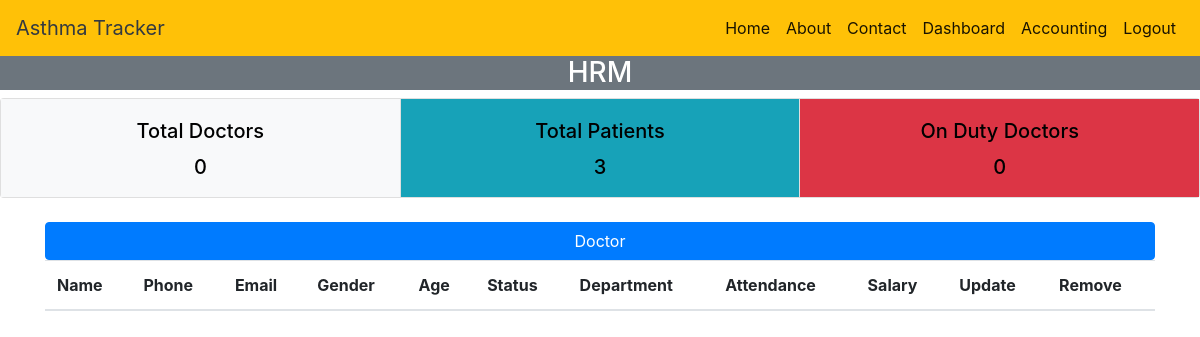
/hr_dashboard/, run on an earlier commit of the app's database.
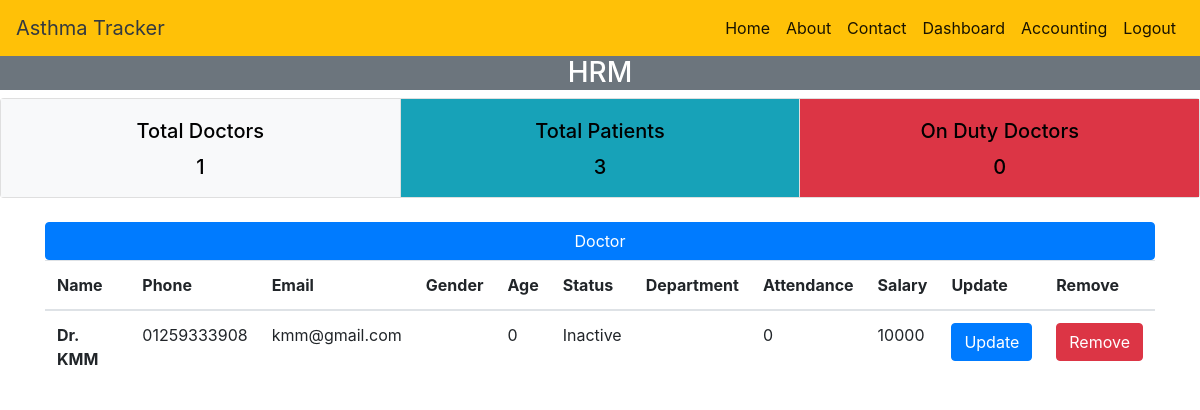
And on a later commit of the database.
### DOCTOR/models.py (models this page shows)
class Doctor(models.Model):
    name = models.CharField(max_length=40)
    phone = models.CharField(max_length=12, default="", unique=True)
    email = models.CharField(max_length=50, unique=True)
    gender = models.CharField(max_length=30)
    address = models.CharField(max_length=200)
    age = models.IntegerField(default=0)
    blood = models.CharField(max_length=10)
    username = models.OneToOneField(User, on_delete=models.CASCADE)
    status = models.BooleanField(default=0)
    department = models.CharField(max_length=30, default="")
    attendance = models.IntegerField(default=0)
    salary = models.IntegerField(default=10000)

### COMMON_APP/views.py (the view)
# urls.py: path('hr_dashboard/', hr_dashboard, name='hr_dashboard'),
def hr_dashboard(request):
    status = False
    if request.user:
        status = request.user
    all_p = Patient.objects.all()
    all_d = Doctor.objects.all()
    active_d = Doctor.objects.filter(status=1)
    return render(request, 'hr_dashboard.html',
                  {"all_p": len(all_p), "all_d": len(all_d), "all_data": all_d, "active_d": len(active_d), 'user': "H",
                   'status': status})

### templates/hr_dashboard.html (shortened to what this page needs)
<!DOCTYPE html>
<html>
<head>
    <link rel="stylesheet" href="https://stackpath.bootstrapcdn.com/bootstrap/4.5.0/css/bootstrap.min.css">
</head>
<body>
{% include "nav.html" %}
<div class="W bg-secondary">
   <h3> HRM </h3>
</div>
<div class="card-group">
    <div class="card">
        <div class="card-body bg-light">
            <h5 class="card-title">Total Doctors</h5>
            <h5>{{ all_d }}</h5>
        </div>
    </div>
    <div class="card">
        <div class="card-body bg-info">
            <h5 class="card-title">Total Patients</h5>
            <h5>{{ all_p }}</h5>
        </div>
    </div>
    <div class="card">
        <div class="card-body bg-danger">
            <h5 class="card-title">On Duty Doctors</h5>
            <h5>{{ active_d }}</h5>
        </div>
    </div>
</div>
<br>
<div class="container">
    <div class="row">
        <div class="col-sm-12">
            <button class="btn btn-primary">Doctor</button>
            <table class="table">
                <thead>
                <tr>
                    <th scope="col">Name</th>
                    <th scope="col">Phone</th>
                    <th scope="col">Email</th>
                    <th scope="col">Gender</th>
                    <th scope="col">Age</th>
                    <th scope="col">Status</th>
                    <th scope="col">Department</th>
                    <th scope="col">Attendance</th>
                    <th scope="col">Salary</th>
                    <th scope="col">Update</th>
                    <th scope="col">Remove</th>
                </tr>
                </thead>
                <tbody>
                {% for data in all_data %}
                <tr>
                    <th scope="row">{{ data.name }}</th>
                    <td> {{ data.phone }}</td>
                    <td> {{ data.email }}</td>
                    <td> {{ data.gender }}</td>
                    <td> {{ data.age }}</td>
                    {% if data.status %}
                    <td> Active</td>
                    {% else %}
                    <td> Inactive</td>
                    {% endif %}
                    <td> {{ data.department }}</td>
                    <td> {{ data.attendance }}</td>
                    <td> {{ data.salary }}</td>
                    <td><a href="{% url 'update_doctor' id=data.id %}" class="btn btn-primary">Update</a></td>
                    <td><a href="{% url 'delete_doctor' %}" class="btn btn-danger">Remove</a></td>
                </tr>
                {% endfor %}
                </tbody>
            </table>
        </div>
    </div>
</div>
</body>
</html>

What changed in the data, as far as the page shows it:
added Doctor: name "Dr. KMM", phone "01259333908", email "kmm@gmail.com", age "0", status "Inactive", attendance "0", salary "10000"
Also different on the page:
{{ all_d }}: "0" → "1"
